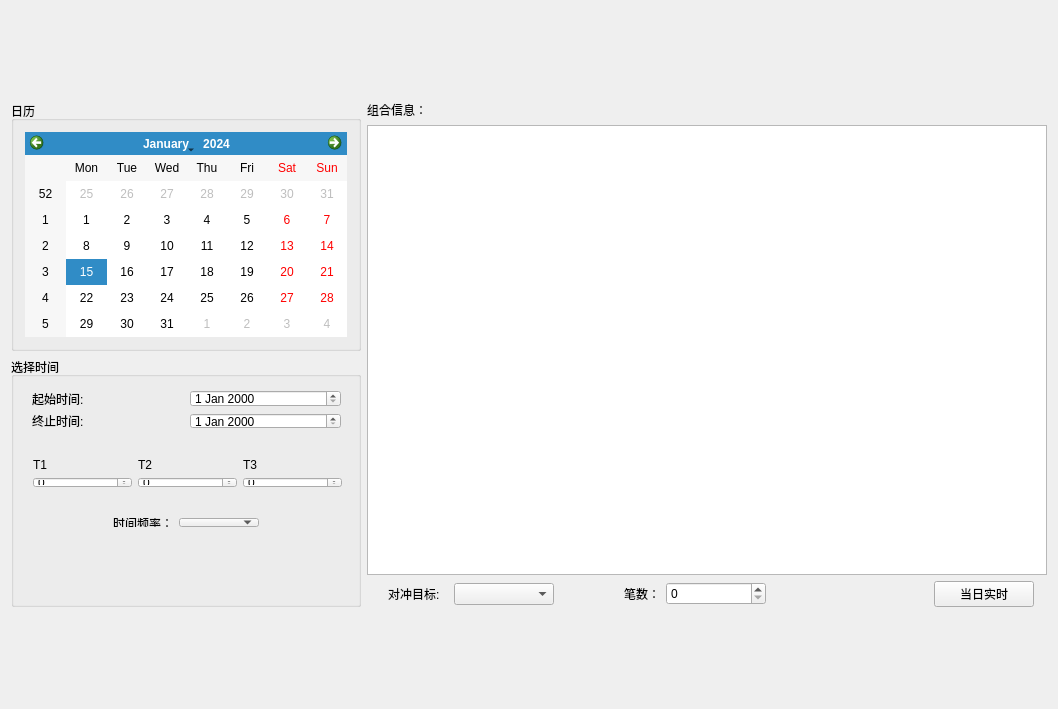
<?xml version="1.0" encoding="UTF-8"?>
<ui version="4.0">
 <class>Widget</class>
 <widget class="QWidget" name="Widget">
  <property name="enabled">
   <bool>true</bool>
  </property>
  <property name="geometry">
   <rect>
    <x>0</x>
    <y>0</y>
    <width>1058</width>
    <height>709</height>
   </rect>
  </property>
  <property name="minimumSize">
   <size>
    <width>280</width>
    <height>240</height>
   </size>
  </property>
  <property name="windowTitle">
   <string>Widget</string>
  </property>
  <layout class="QFormLayout" name="formLayout">
   <item row="0" column="0">
    <layout class="QVBoxLayout" name="verticalLayout">
     <item>
      <widget class="QGroupBox" name="CalendarBox">
       <property name="maximumSize">
        <size>
         <width>350</width>
         <height>250</height>
        </size>
       </property>
       <property name="title">
        <string>日历</string>
       </property>
       <layout class="QHBoxLayout" name="horizontalLayout">
        <item>
         <widget class="QCalendarWidget" name="calendarWidget"/>
        </item>
       </layout>
      </widget>
     </item>
     <item>
      <widget class="QGroupBox" name="chooseTimeBox">
       <property name="enabled">
        <bool>true</bool>
       </property>
       <property name="minimumSize">
        <size>
         <width>350</width>
         <height>180</height>
        </size>
       </property>
       <property name="maximumSize">
        <size>
         <width>300</width>
         <height>250</height>
        </size>
       </property>
       <property name="title">
        <string>选择时间</string>
       </property>
       <widget class="QWidget" name="layoutWidget">
        <property name="geometry">
         <rect>
          <x>10</x>
          <y>22</y>
          <width>331</width>
          <height>61</height>
         </rect>
        </property>
        <layout class="QGridLayout" name="chooseTime_gridLayout">
         <item row="0" column="0">
          <widget class="QLabel" name="startTimeLabel">
           <property name="text">
            <string>起始时间:</string>
           </property>
          </widget>
         </item>
         <item row="0" column="1">
          <widget class="QDateEdit" name="chooseStartDate"/>
         </item>
         <item row="1" column="0">
          <widget class="QLabel" name="endTimeLabel">
           <property name="text">
            <string>终止时间:</string>
           </property>
          </widget>
         </item>
         <item row="1" column="1">
          <widget class="QDateEdit" name="chooseEndDate"/>
         </item>
        </layout>
       </widget>
       <widget class="QWidget" name="layoutWidget">
        <property name="geometry">
         <rect>
          <x>11</x>
          <y>91</y>
          <width>331</width>
          <height>51</height>
         </rect>
        </property>
        <layout class="QGridLayout" name="MACDTime_gridLayout">
         <item row="0" column="0">
          <widget class="QLabel" name="EMA1Time_label">
           <property name="maximumSize">
            <size>
             <width>16777215</width>
             <height>25</height>
            </size>
           </property>
           <property name="text">
            <string>T1</string>
           </property>
          </widget>
         </item>
         <item row="0" column="1">
          <widget class="QLabel" name="EMA2Time_label">
           <property name="text">
            <string>T2</string>
           </property>
          </widget>
         </item>
         <item row="0" column="2">
          <widget class="QLabel" name="DIFFTime_label">
           <property name="text">
            <string>T3</string>
           </property>
          </widget>
         </item>
         <item row="1" column="0">
          <widget class="QSpinBox" name="EMA1TimeSpinBox"/>
         </item>
         <item row="1" column="1">
          <widget class="QSpinBox" name="EMA2TimeSpinBox"/>
         </item>
         <item row="1" column="2">
          <widget class="QSpinBox" name="DIFFTimeSpinBox"/>
         </item>
        </layout>
       </widget>
       <widget class="QWidget" name="layoutWidget">
        <property name="geometry">
         <rect>
          <x>10</x>
          <y>150</y>
          <width>618</width>
          <height>31</height>
         </rect>
        </property>
        <layout class="QHBoxLayout" name="horizontalLayout_4">
         <item>
          <layout class="QHBoxLayout" name="timeFre_horizontalLayout">
           <property name="rightMargin">
            <number>100</number>
           </property>
           <item>
            <widget class="QLabel" name="timeFre_label">
             <property name="maximumSize">
              <size>
               <width>60</width>
               <height>16777215</height>
              </size>
             </property>
             <property name="sizeIncrement">
              <size>
               <width>40</width>
               <height>0</height>
              </size>
             </property>
             <property name="text">
              <string>时间频率：</string>
             </property>
            </widget>
           </item>
           <item>
            <widget class="QComboBox" name="dataFrequency">
             <property name="maximumSize">
              <size>
               <width>80</width>
               <height>16777215</height>
              </size>
             </property>
            </widget>
           </item>
          </layout>
         </item>
         <item>
          <widget class="QPushButton" name="historyData">
           <property name="enabled">
            <bool>true</bool>
           </property>
           <property name="maximumSize">
            <size>
             <width>100</width>
             <height>16777215</height>
            </size>
           </property>
           <property name="text">
            <string>历史实时</string>
           </property>
          </widget>
         </item>
        </layout>
       </widget>
      </widget>
     </item>
    </layout>
   </item>
   <item row="0" column="1">
    <layout class="QGridLayout" name="gridLayout">
     <item row="0" column="0">
      <widget class="QLabel" name="strategy_label">
       <property name="minimumSize">
        <size>
         <width>0</width>
         <height>16</height>
        </size>
       </property>
       <property name="text">
        <string>组合信息：</string>
       </property>
      </widget>
     </item>
     <item row="2" column="0">
      <layout class="QHBoxLayout" name="horizontalLayout_3">
       <item>
        <layout class="QHBoxLayout" name="horizontalLayout_2">
         <property name="leftMargin">
          <number>9</number>
         </property>
         <property name="rightMargin">
          <number>150</number>
         </property>
         <item>
          <widget class="QLabel" name="hedgeTarget_Label">
           <property name="maximumSize">
            <size>
             <width>60</width>
             <height>16777215</height>
            </size>
           </property>
           <property name="text">
            <string>对冲目标:</string>
           </property>
          </widget>
         </item>
         <item>
          <widget class="QComboBox" name="hedgeTarget_comboBox">
           <property name="maximumSize">
            <size>
             <width>100</width>
             <height>16777215</height>
            </size>
           </property>
          </widget>
         </item>
         <item>
          <widget class="QLabel" name="hedgeCount_label">
           <property name="maximumSize">
            <size>
             <width>100</width>
             <height>16777215</height>
            </size>
           </property>
           <property name="text">
            <string>笔数：</string>
           </property>
           <property name="alignment">
            <set>Qt::AlignRight|Qt::AlignTrailing|Qt::AlignVCenter</set>
           </property>
          </widget>
         </item>
         <item>
          <widget class="QSpinBox" name="hedgeCount_spinBox">
           <property name="maximumSize">
            <size>
             <width>100</width>
             <height>16777215</height>
            </size>
           </property>
          </widget>
         </item>
        </layout>
       </item>
       <item>
        <widget class="QPushButton" name="realDateTime_pushButton">
         <property name="sizePolicy">
          <sizepolicy hsizetype="Minimum" vsizetype="Fixed">
           <horstretch>4</horstretch>
           <verstretch>0</verstretch>
          </sizepolicy>
         </property>
         <property name="maximumSize">
          <size>
           <width>100</width>
           <height>16777215</height>
          </size>
         </property>
         <property name="layoutDirection">
          <enum>Qt::RightToLeft</enum>
         </property>
         <property name="autoFillBackground">
          <bool>false</bool>
         </property>
         <property name="text">
          <string>当日实时</string>
         </property>
        </widget>
       </item>
      </layout>
     </item>
     <item row="1" column="0">
      <widget class="QTableView" name="tableView"/>
     </item>
    </layout>
   </item>
  </layout>
  <zorder></zorder>
  <zorder></zorder>
 </widget>
 <layoutdefault spacing="6" margin="11"/>
 <resources/>
 <connections/>
</ui>
